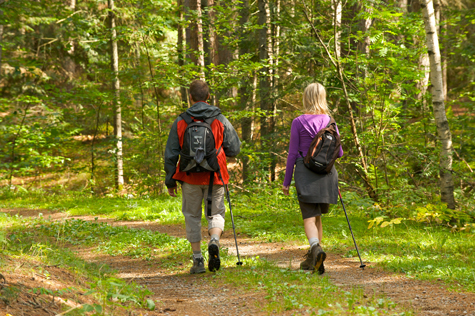
%> input picture TP8/randonneur.jpg, 475 x 316 px
$ octave exercice_0.m   (GNU Octave 9; MATLAB toolbox functions it lacks are replaced by stand-ins)
%> lines starting %> are read from the running program, lines starting %| are printed output that depends on the picture
%--------------------------------------------------------------------------
% ENSEEIHT - 2IMA - Traitement des donnees Audio-Visuelles
% TP7 - Restauration d'images
% exercice_2.m : Inpainting
%--------------------------------------------------------------------------

clear
close all
clc

% Mise en place de la figure pour affichage :
taille_ecran = get(0,'ScreenSize');
L = taille_ecran(3);
H = taille_ecran(4);
figure('Name','Debruitage avec le modele de Tikhonov','Position',[0.06*L,0.1*H,0.9*L,0.7*H])

% Lecture de l'image :
u0 = double(imread('randonneur.jpg'));
[nb_lignes,nb_colonnes,nb_canaux] = size(u0);
%> nb_lignes = 316; nb_colonnes = 475; nb_canaux = 3
u_max = max(u0(:));
%> u_max = 255

nb_pixels = nb_lignes*nb_colonnes;
%> nb_pixels = 150100


%% Lecture du masque
u_mask = double(imread('randonneur_masque.jpg')) ./255;
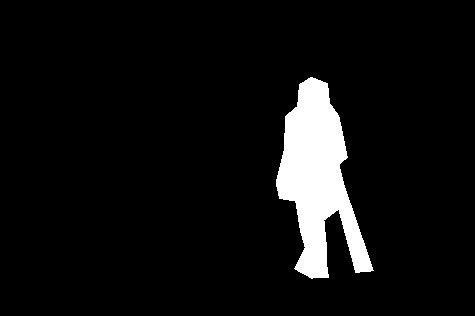
%> input picture TP8/randonneur_masque.jpg, 475 x 316 px
%> u_mask: size 316x475 double; min 0, max 1, mean 0.0664
W_moins_D = ones(size(u_mask)) - u_mask;
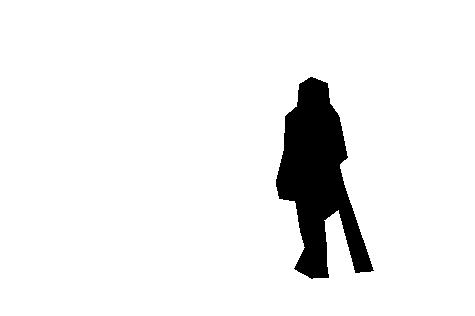
%> W_moins_D: size 316x475 double; min 0, max 1, mean 0.934
W_moins_D = spdiags(W_moins_D(:), 0, nb_pixels, nb_pixels);
%%

% Ajout d'un bruit gaussien :
sigma_bruit = 0;
u0 = u0 + sigma_bruit*u_max*randn(nb_lignes,nb_colonnes);

% Affichage de l'image bruitee :
subplot(1,2,1)
	imagesc(max(0,min(1,u0/u_max)),[0 1])
	colormap gray
	axis image off
	title('Image bruitee','FontSize',20)

% Operateur gradient :
e = ones(nb_pixels,1);
Dx = spdiags([-e e],[0 nb_lignes],nb_pixels,nb_pixels);
Dx(nb_pixels-nb_lignes+1:nb_pixels,:) = 0;
Dy = spdiags([-e e],[0 1],nb_pixels,nb_pixels);
Dy(nb_lignes:nb_lignes:nb_pixels,:) = 0;

% Second membre b du systeme :
b_R = u0(:,:,1);
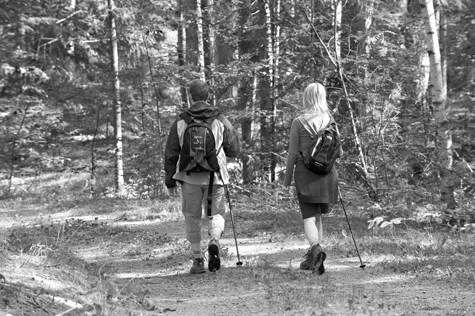
%> b_R: size 316x475 double; min 0, max 255, mean 124.8
b_R = W_moins_D*b_R(:);
b_V = u0(:,:,2);
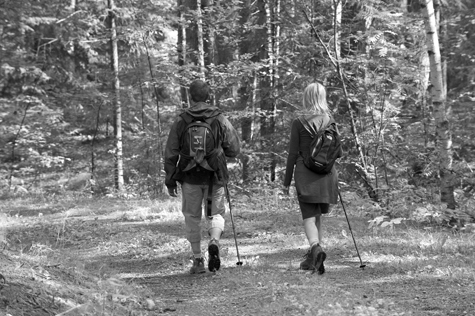
%> b_V: size 316x475 double; min 0, max 255, mean 121.4
b_V = W_moins_D*b_V(:);
b_B = u0(:,:,3);
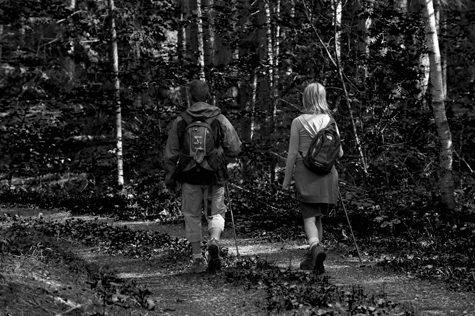
%> b_B: size 316x475 double; min 0, max 255, mean 44.4
b_B = W_moins_D*b_B(:);

lambda = 1; % Poids de la regularisation
eps = 0.01;

Lap = -Dx'*Dx - Dy'*Dy;
A = speye(nb_pixels) - lambda*Lap;
R = ichol(A,struct('droptol',1e-3));

u = u0;
norme_x = 1;
diff_norme = 1;
k = 0;

% Resolution itérative du systeme A*x = b (gradient conjugue preconditionne) :
while diff_norme > norme_x/1000
    u_R = u(:,:,1);
    u_V = u(:,:,2);
    u_B = u(:,:,3);
    gradients_x_R = Dx*u_R(:);
    gradients_y_R = Dy*u_R(:);
    gradients_x_V = Dx*u_V(:);
    gradients_y_V = Dy*u_V(:);
    gradients_x_B = Dx*u_B(:);
    gradients_y_B = Dy*u_B(:);

    % Canal rouge
    W_R = 1./sqrt(gradients_x_R.^2 + gradients_y_R.^2 + eps);
    W_R = spdiags(W_R, 0, nb_pixels, nb_pixels);
    A_R = W_moins_D - lambda * ( (-Dx'*W_R*Dx - Dy'*W_R*Dy) );
    u_prec_R = u_R;
    [x_R,flag] = pcg(A_R,b_R,1e-5,50,R',R,u_R(:));
    u_R = reshape(x_R,nb_lignes,nb_colonnes);
    diff_norme = norm(u_prec_R(:)-u_R(:));
    norme_x = norm(u_prec_R(:));

    % Canal vert
    W_V = 1./sqrt(gradients_x_V.^2 + gradients_y_V.^2 + eps);
    W_V = spdiags(W_V, 0, nb_pixels, nb_pixels);
    A_V = W_moins_D - lambda * ( (-Dx'*W_V*Dx - Dy'*W_V*Dy) );
    u_prec_V = u_V;
    [x_V,flag] = pcg(A_V,b_V,1e-5,50,R',R,u_V(:));
    u_V = reshape(x_V,nb_lignes,nb_colonnes);

    % Canal bleu
    W_B = 1./sqrt(gradients_x_B.^2 + gradients_y_B.^2 + eps);
    W_B = spdiags(W_B, 0, nb_pixels, nb_pixels);
    A_B = W_moins_D - lambda * ( (-Dx'*W_B*Dx - Dy'*W_B*Dy) );
    u_prec_B = u_B;
    [x_B,flag] = pcg(A_B,b_B,1e-5,50,R',R,u_B(:));
    u_B = reshape(x_B,nb_lignes,nb_colonnes);

    k = k+1;
    u(:,:,1) = u_R;
    u(:,:,2) = u_V;
    u(:,:,3) = u_B;
    drawnow nocallbacks
    subplot(1,2,2)
	imagesc(max(0,min(1,u/u_max)),[0 1])
	colormap gray
	axis image off
	title('Image restauree','FontSize',20)
end
%> this loop made 9 passes
%> (diff_norme, norme_x) on passes 1 to 9: (2707.6, 51843.5), (2015.8, 51655.4), (1529.8, 51592.2), (750, 51590.3), (293.2, 51620.6), (153.7, 51639.6), (95.91, 51652.9), (64.69, 51662.7), (45.32, 51669.9)
%> pass 1, `title('Image restauree','FontSize',20)`:
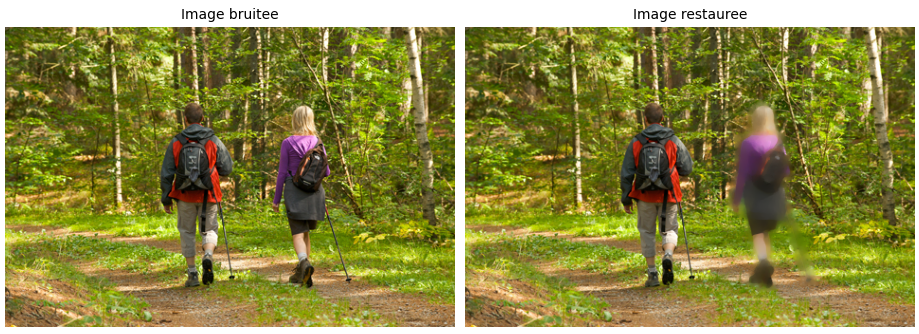
%> figure redrawn from the program's plot data, 2 panels
%> after the loop:
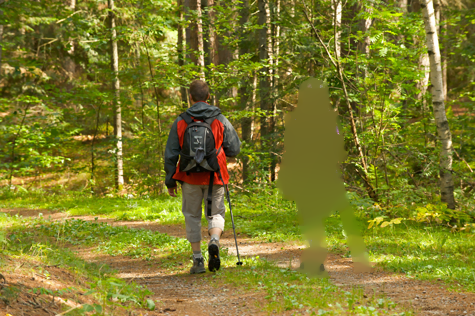
%> u: size 316x475x3 double; mean R, G, B 125.5, 122.9, 42.9
%> after the loop, k = 9


% Affichage de l'image restauree :
subplot(1,2,2)
	imagesc(max(0,min(1,u/u_max)),[0 1])
	colormap gray
	axis image off
	title('Image restauree','FontSize',20)
